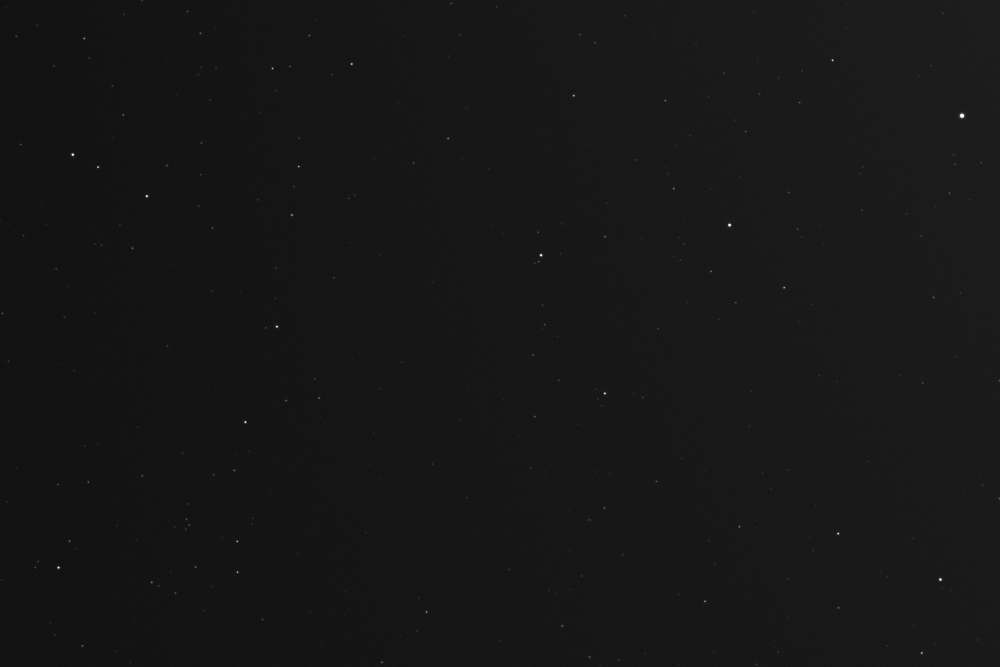
#> input picture tests/solver/frames/andromeda-135mm.jpg, 3000 x 2000 px (shown at 1/3 size); its folder holds only this picture in this run
$ python make_variants.py
#> lines starting #> are read from the running program, lines starting #| are printed output that depends on the picture
#!/usr/bin/env python3
"""Build the Star ID regression set from tests/solver/frames/.

Writes raw RGBA buffers plus manifest.json into tests/solver/.cache/ (git-ignored).
Each source frame is downscaled to the app's 3000 px working size, exactly as
app.js does, and the real-world frames also get "edited" variants: a hard
stretch with clipped whites, a rotate-and-crop, a resize with heavy JPEG, and an
S-curve with vignette. A pure-noise frame and a very dense frame (~240k star
candidates, the v3.51 call-stack crash) check for false solves and crashes.

    python3 tests/solver/make_variants.py
    node tests/solver/regress.mjs            # then run the solver over all of it
"""
import io, json, os, glob
import numpy as np
from PIL import Image, ImageFilter

HERE = os.path.dirname(os.path.abspath(__file__))
FR, OUT = os.path.join(HERE, 'frames'), os.path.join(HERE, '.cache')
os.makedirs(OUT, exist_ok=True)
man = []

def save(im, name):
    im = im.convert('RGBA')
    open(os.path.join(OUT, name + '.rgba'), 'wb').write(im.tobytes())
    man.append([name, im.size[0], im.size[1]])

def load(path):
#> called with path = 'tests/solver/frames/andromeda-135mm.jpg'
    im = Image.open(path).convert('RGB')
#> im is the input picture: PIL image 3000x2000 RGB; min 5, max 255, mean 22.6
    s = min(1, 3000 / max(im.size))                     # app.js MAX_EDGE
#> s = 1
    if s < 1: im = im.resize((round(im.size[0] * s), round(im.size[1] * s)), Image.LANCZOS)
    return im

EDIT = {'andromeda-135mm', 'orion-300mm', 'sagittarius-50mm', 'orion-user-362mm', 'heart-soul-edited'}
for path in sorted(glob.glob(os.path.join(FR, '*'))):
    n = os.path.splitext(os.path.basename(path))[0]
    im = load(path); save(im, n)
    if n not in EDIT: continue
    W, H = im.size
#> W = 3000; H = 2000
    a = np.asarray(im).astype(float) / 255
    # hard arcsinh stretch, whites clipped at 75%, saturation boost
    bp = np.percentile(a, 25, axis=(0, 1)); x = np.clip((a - bp) / (1 - bp), 0, 1)
#> after `bp = np.percentile(a, 25, axis=(0, 1))`: bp = [0.0784, 0.0784, 0.0784]
    y = np.clip(np.arcsinh(60 * x) / np.arcsinh(60) / 0.75, 0, 1)
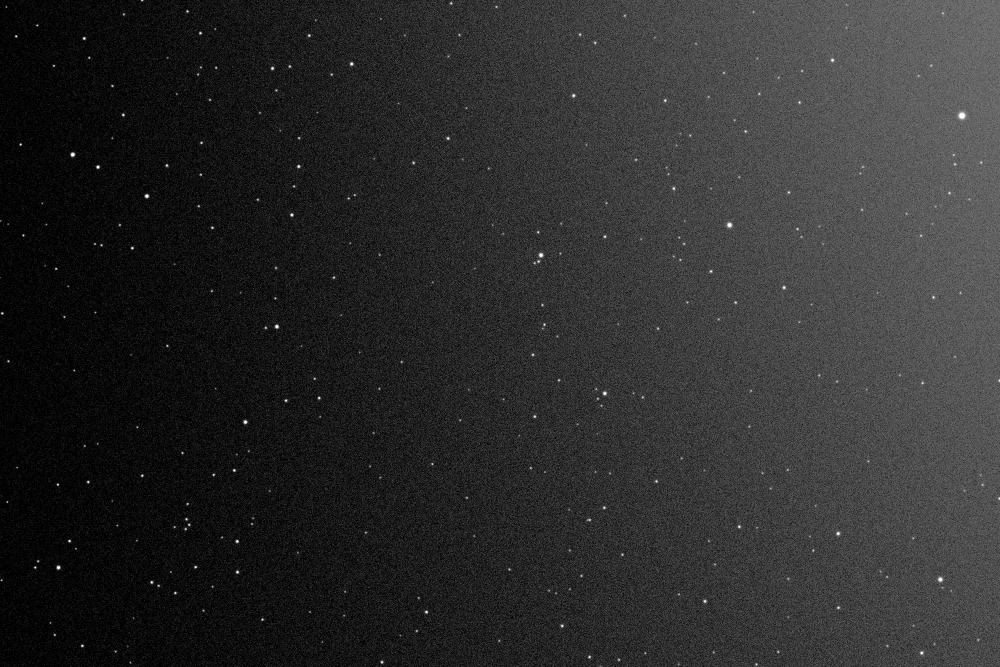
#> y: shape (2000, 3000, 3) float64 (shown at 1/3 size); min 0, max 1, mean 0.175
    m = y.mean(2, keepdims=True); y = np.clip(m + (y - m) * 1.6, 0, 1)
    save(Image.fromarray((y * 255).astype(np.uint8)), n + '_str')
    # rotate 17 deg and crop to the middle 76%
    r = im.rotate(17, resample=Image.BICUBIC).crop((int(W * .12), int(H * .12), int(W * .88), int(H * .88)))
    save(r, n + '_rot')
    # resize to 1600 px and JPEG q65
    s = min(1, 1600 / max(W, H)); j = im.resize((int(W * s), int(H * s)), Image.LANCZOS)
#> after `s = min(1, 1600 / max(W, H))`: s = 0.533
    b = io.BytesIO(); j.save(b, 'JPEG', quality=65); save(Image.open(b), n + '_jpg')
    # S-curve with vignette
    c = np.clip((a - 0.08) / 0.8, 0, 1); c = c * c * (3 - 2 * c)
#> after `c = np.clip((a - 0.08) / 0.8, 0, 1)`:
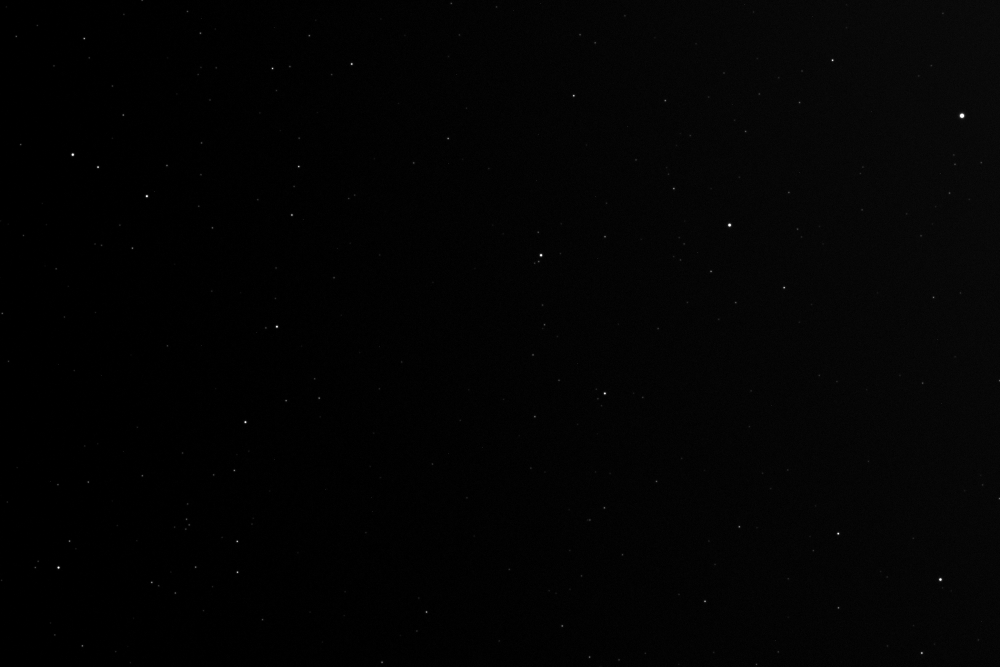
#> c: shape (2000, 3000, 3) float64 (shown at 1/3 size); min 0, max 1, mean 0.0138
    yy, xx = np.mgrid[0:H, 0:W]; v = 1 - 0.25 * (((xx - W / 2) / (W / 2)) ** 2 + ((yy - H / 2) / (H / 2)) ** 2)
    save(Image.fromarray((np.clip(c * v[..., None] + 0.03, 0, 1) * 255).astype(np.uint8)), n + '_curve')

rng = np.random.default_rng(1)
# cloudy noise with speckles: must NOT solve
W, H = 2400, 1600
a = rng.normal(40, 12, (H, W)) + np.linspace(0, 60, W)[None, :]
cl = np.asarray(Image.fromarray((rng.random((H // 8, W // 8)) * 255).astype(np.uint8)).resize((W, H), Image.BICUBIC).filter(ImageFilter.GaussianBlur(6))).astype(float)
a = np.clip(a + np.clip(cl * 3.5 - 420, 0, 120), 0, 255); a[rng.random((H, W)) > 0.9985] = 230
save(Image.fromarray(a.astype(np.uint8)).convert('RGB'), 'noise')
#> in save (call 6), `im = im.convert('RGBA')`:
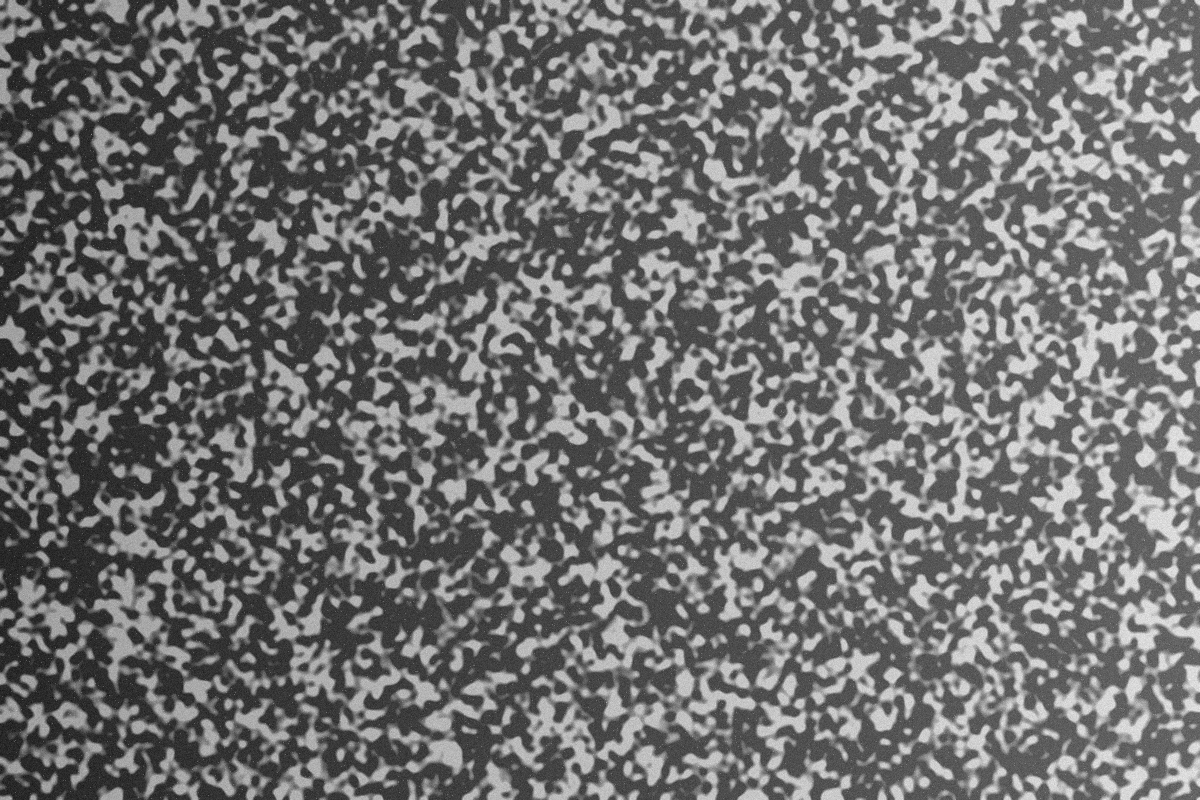
#> im: PIL image 2400x1600 RGBA (shown at 1/2 size); mean R, G, B, A 113.2, 113.2, 113.2, 255
# very dense frame: must not crash
W, H = 3000, 2000
a = rng.normal(30, 3, (H, W)); m = rng.random((H, W)) < 0.04; a[m] += rng.uniform(20, 200, m.sum())
save(Image.fromarray(np.clip(a, 0, 255).astype(np.uint8)).convert('RGB'), 'dense')

json.dump(man, open(os.path.join(OUT, 'manifest.json'), 'w'))
print(len(man), 'frames ->', OUT)
#| 7 frames -> tests/solver/.cache

$ run again, on tests/solver/frames/heart-soul-edited.jpg
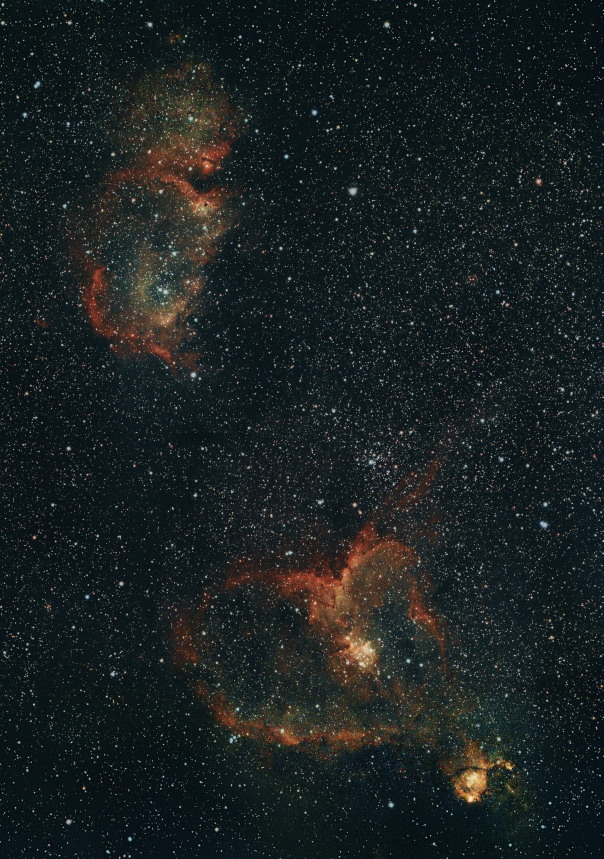
#> input picture tests/solver/frames/heart-soul-edited.jpg, 1810 x 2576 px (shown at 1/3 size)
#> in load, im is the input picture: PIL image 1810x2576 RGB; mean R, G, B 26.5, 33.3, 33.7
#> im: PIL image 1810x2576 RGBA
#> bp = [0.0392, 0.0784, 0.0902]
#> `y = np.clip(m + (y - m) * 1.6, 0, 1)`:
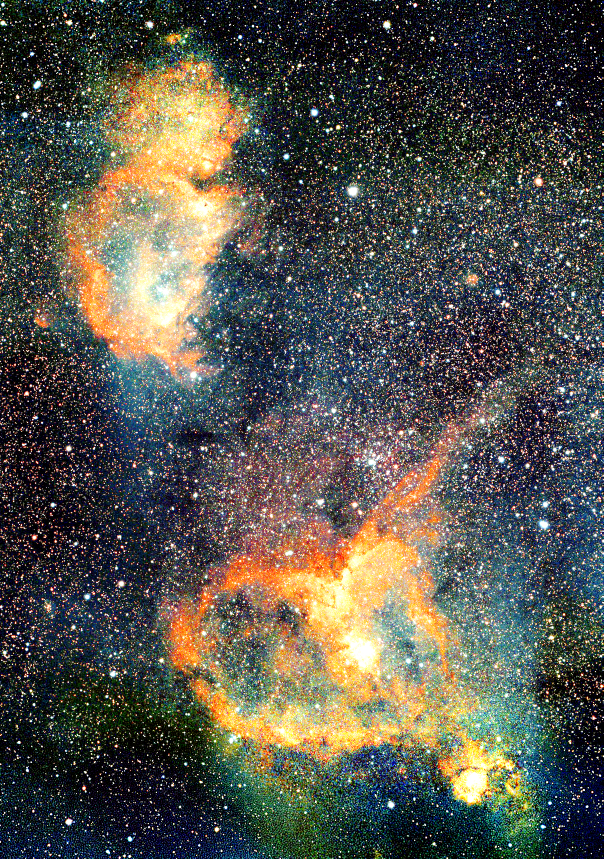
#> y: shape (2576, 1810, 3) float64 (shown at 1/3 size); mean R, G, B 0.34, 0.334, 0.3
#> `r = im.rotate(17, resample=Image.BICUBIC).crop((int(W * .12), int(H * ..`:
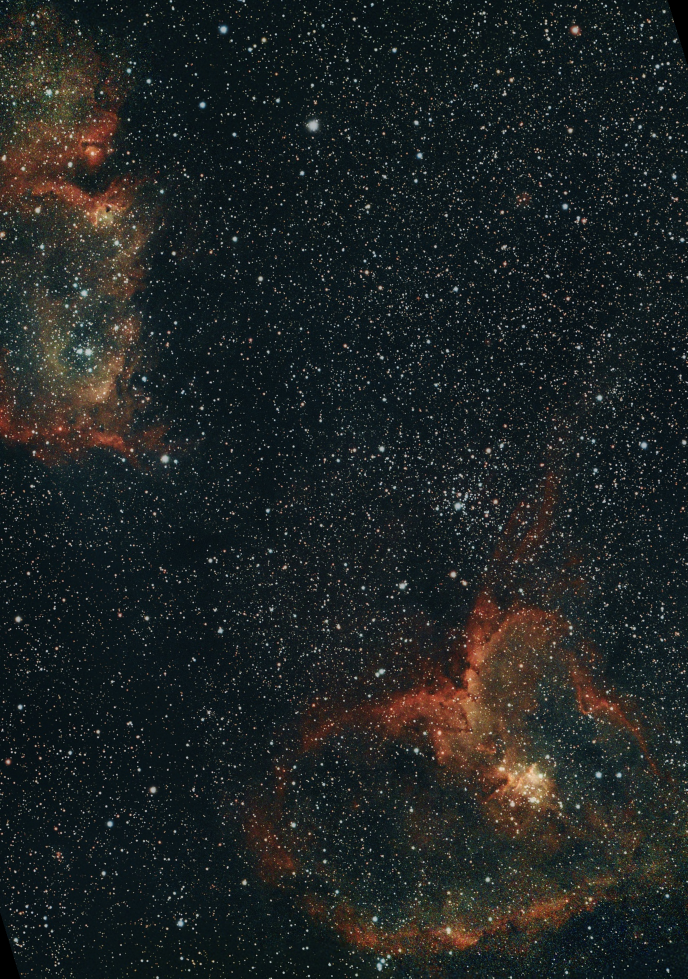
#> r: PIL image 1375x1957 RGB (shown at 1/2 size); mean R, G, B 31.3, 36.2, 35.7
#> im: PIL image 1375x1957 RGBA
#> im: PIL image 1124x1599 RGBA
#| 7 frames -> tests/solver/.cache

$ run again, on tests/solver/frames/orion-300mm.jpg
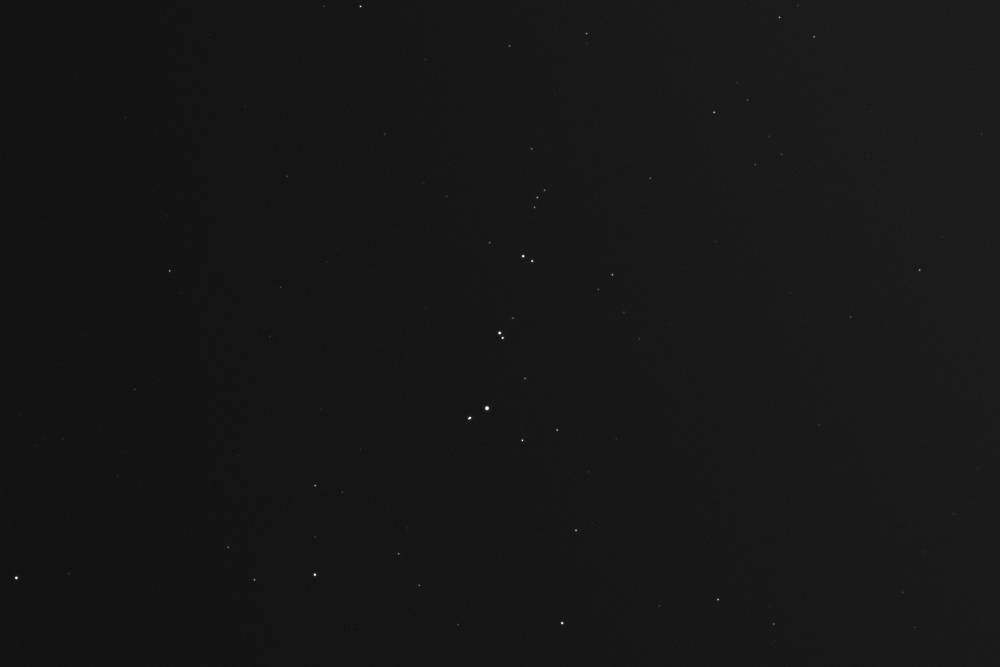
#> input picture tests/solver/frames/orion-300mm.jpg, 3000 x 2000 px (shown at 1/3 size)
#> in load, im is the input picture: PIL image 3000x2000 RGB; min 6, max 255, mean 22.6
#> im: PIL image 3000x2000 RGBA
#> bp = [0.0784, 0.0784, 0.0784]
#> `y = np.clip(np.arcsinh(60 * x) / np.arcsinh(60) / 0.75, 0, 1)`:
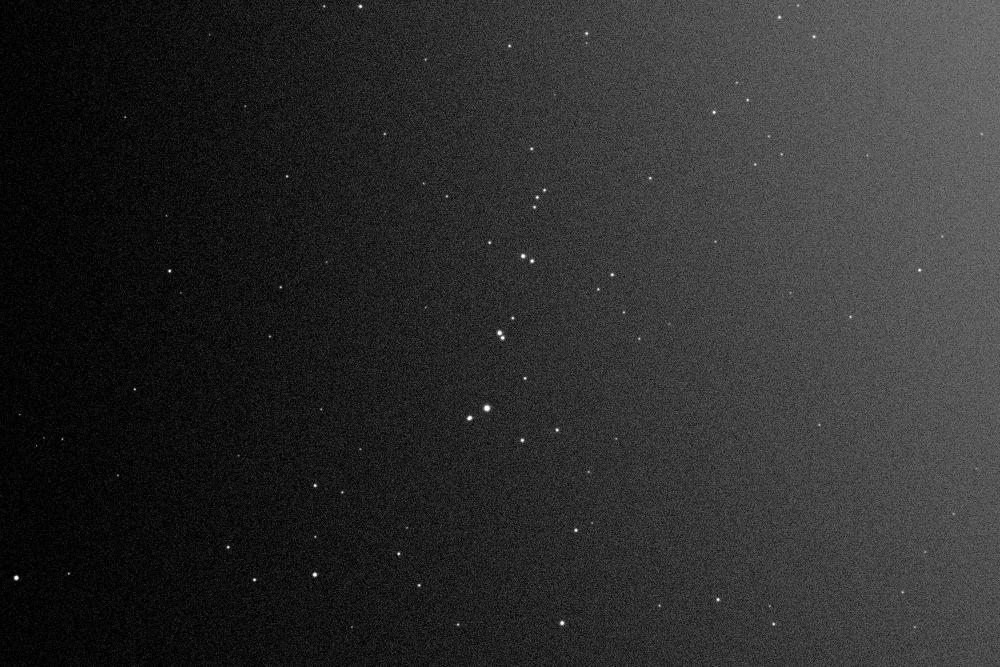
#> y: shape (2000, 3000, 3) float64 (shown at 1/3 size); min 0, max 1, mean 0.174
#> im: PIL image 2280x1520 RGBA
#> im: PIL image 1600x1066 RGBA
#> im: PIL image 3000x2000 RGBA
#> im: PIL image 2400x1600 RGBA
#> im: PIL image 3000x2000 RGBA
#| 7 frames -> tests/solver/.cache
